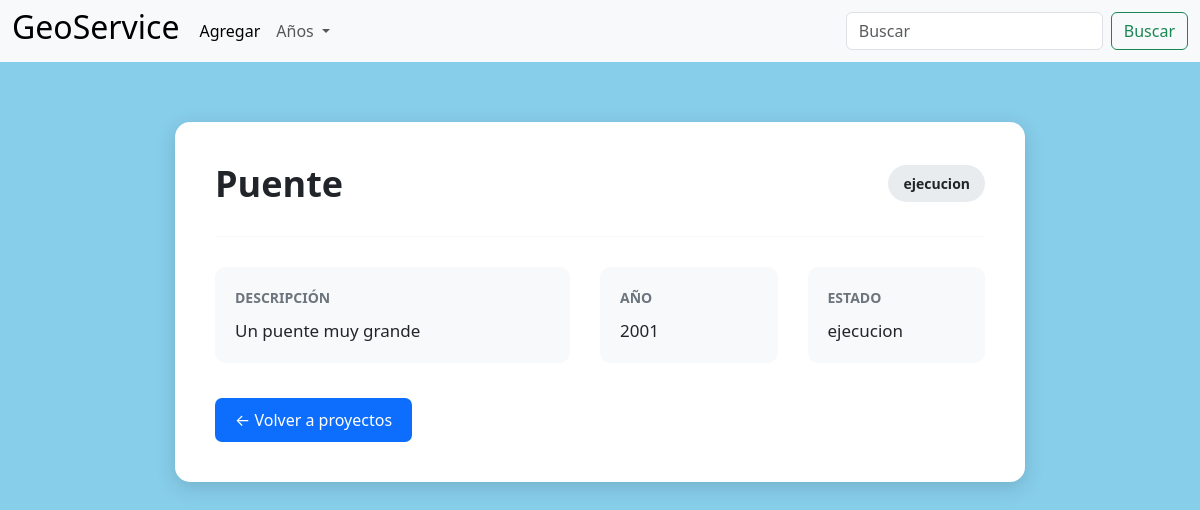
Screenshot of /detalles/15/ with the database file from the repository.
### proyectos/models.py (models this page shows, shortened)
class proyecto(models.Model):
    ESTADOS = [
        ('Ejecucion', 'En ejecución'),
        ('Progreso', 'En progreso'),
        ('Terminado', 'Terminado'),
        ('Cancelado', 'Cancelado'),
    ]
    id = models.AutoField(primary_key=True)
    nombre = models.CharField(max_length=100)
    descripcion = models.TextField()
    año = models.IntegerField()
    estado = models.CharField(max_length=50, choices=ESTADOS)

### proyectos/views.py (the view)
# urls.py: path('detalles/<int:proyecto_id>/', views.detalles, name='detalles'),
def detalles(request, proyecto_id):
    proyecto_obj = proyecto.objects.get(id=proyecto_id)
    años = proyecto.objects.values_list('año', flat=True).distinct().order_by('año')
    return render(request, 'detalles.html', {
        'proyecto': proyecto_obj,
        'años': años
    })

### proyectos/Templates/detalles.html (shortened to what this page needs)
{% load static %}
<!DOCTYPE html>
<html lang="en">
<head>
    <link href="https://cdn.jsdelivr.net/npm/bootstrap@5.3.8/dist/css/bootstrap.min.css" rel="stylesheet">
    <link rel="stylesheet" href="{% static 'css/style.css' %}">
</head>
<body>
    {% include 'nav.html' %}
    {% block content %}
    <div class="detalle-container">
        <div class="detalle-card">
            <div class="detalle-header">
                <h1>{{ proyecto.nombre }}</h1>
                <span class="estado estado-{{ proyecto.estado }}">
                    {{ proyecto.estado }}
                </span>
            </div>
            <hr>
            <div class="detalle-info">
                <div class="info-item">
                    <span class="info-label">Descripción</span>
                    <p>{{ proyecto.descripcion }}</p>
                </div>
                <div class="info-item">
                    <span class="info-label">Año</span>
                    <p>{{ proyecto.año }}</p>
                </div>
                <div class="info-item">
                    <span class="info-label">Estado</span>
                    <p>{{ proyecto.estado }}</p>
                </div>
            </div>
            <div class="detalle-footer">
                <a href="{% url 'proyectos' %}" class="btn-volver">
                    ← Volver a proyectos
                </a>
            </div>
        </div>
    </div>
    {% endblock %}
</body>
</html>

### proyectos/static/css/style.css (style rules this page uses)
body { background-color: skyblue; }
a { text-decoration: none; color: black; }
.detalle-container { min-height: calc(100vh - 65px); display: flex; justify-content: center; align-items: flex-start; padding: 60px 20px; }
.detalle-card { width: 100%; max-width: 850px; background-color: white; border-radius: 15px; padding: 40px; box-shadow: 0 5px 20px rgba(0, 0, 0, 0.15); }
.detalle-header { display: flex; justify-content: space-between; align-items: center; gap: 20px; }
.detalle-header h1 { margin: 0; font-size: 36px; font-weight: 600; }
.detalle-card hr { margin: 30px 0; border: none; border-top: 1px solid #ddd; }
.detalle-info { display: grid; grid-template-columns: 2fr 1fr 1fr; gap: 30px; }
.info-item { padding: 20px; background-color: #f8f9fa; border-radius: 10px; }
.info-label { display: block; font-size: 14px; font-weight: bold; color: #6c757d; margin-bottom: 10px; text-transform: uppercase; }
.info-item p { margin: 0; font-size: 17px; }
.estado { padding: 8px 15px; border-radius: 20px; font-size: 14px; font-weight: bold; background-color: #e9ecef; }
.detalle-footer { margin-top: 35px; }
.btn-volver { display: inline-block; padding: 10px 20px; background-color: #0d6efd; color: white; text-decoration: none; border-radius: 7px; transition: 0.2s; }

### rows the page displays
proyecto: nombre "Puente", estado "ejecucion", descripcion "Un puente muy grande", año "2001"
